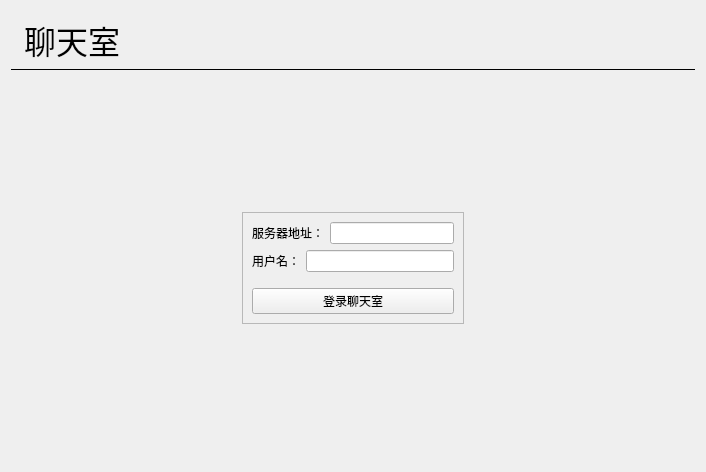
<?xml version="1.0" encoding="UTF-8"?>
<ui version="4.0">
 <class>Form</class>
 <widget class="QWidget" name="Form">
  <property name="geometry">
   <rect>
    <x>0</x>
    <y>0</y>
    <width>706</width>
    <height>472</height>
   </rect>
  </property>
  <property name="windowTitle">
   <string>Form</string>
  </property>
  <property name="styleSheet">
   <string notr="true">#titleLabel{
background: white;
border: none;
border-bottom: 1px solid black;
padding: 5px;
font:24pt&quot;黑体&quot;;
color:rgb(255,255,255);
background-color:(0,170,127,255);
}

#mainFrame {
border: none;
background: white;
}
#loginFrame {
background: qlineargradient(x1:0, y1:0, x2:0, y2: 1, stop:0 #ddf, stop:1 #aaf);
border: 1px sold gray;
padding: 10px;
border-radius: 25px;
}</string>
  </property>
  <layout class="QVBoxLayout" name="verticalLayout">
   <item>
    <widget class="QLabel" name="titleLable">
     <property name="font">
      <font>
       <family>黑体</family>
       <pointsize>24</pointsize>
       <italic>false</italic>
       <bold>false</bold>
      </font>
     </property>
     <property name="styleSheet">
      <string notr="true">border: none;
border-bottom: 1px solid black;
padding: 5px;
font:24pt&quot;黑体&quot;;
background-color:[0,170,127,255];</string>
     </property>
     <property name="text">
      <string>聊天室</string>
     </property>
    </widget>
   </item>
   <item>
    <widget class="QStackedWidget" name="stackedWidget">
     <property name="styleSheet">
      <string notr="true"/>
     </property>
     <property name="currentIndex">
      <number>0</number>
     </property>
     <widget class="QWidget" name="loginPage_4">
      <layout class="QGridLayout" name="gridLayout_7">
       <item row="1" column="0">
        <spacer name="horizontalSpacer_7">
         <property name="orientation">
          <enum>Qt::Orientation::Horizontal</enum>
         </property>
         <property name="sizeHint" stdset="0">
          <size>
           <width>210</width>
           <height>20</height>
          </size>
         </property>
        </spacer>
       </item>
       <item row="0" column="1">
        <spacer name="verticalSpacer_10">
         <property name="orientation">
          <enum>Qt::Orientation::Vertical</enum>
         </property>
         <property name="sizeHint" stdset="0">
          <size>
           <width>20</width>
           <height>141</height>
          </size>
         </property>
        </spacer>
       </item>
       <item row="2" column="1">
        <spacer name="verticalSpacer_11">
         <property name="orientation">
          <enum>Qt::Orientation::Vertical</enum>
         </property>
         <property name="sizeHint" stdset="0">
          <size>
           <width>20</width>
           <height>141</height>
          </size>
         </property>
        </spacer>
       </item>
       <item row="1" column="1">
        <widget class="QFrame" name="loginFrame_4">
         <property name="styleSheet">
          <string notr="true"/>
         </property>
         <property name="frameShape">
          <enum>QFrame::Shape::StyledPanel</enum>
         </property>
         <property name="frameShadow">
          <enum>QFrame::Shadow::Raised</enum>
         </property>
         <layout class="QGridLayout" name="gridLayout_8">
          <item row="3" column="0">
           <widget class="QPushButton" name="loginButton_4">
            <property name="text">
             <string>登录聊天室</string>
            </property>
           </widget>
          </item>
          <item row="0" column="0">
           <layout class="QHBoxLayout" name="horizontalLayout_13">
            <item>
             <widget class="QLabel" name="label_8">
              <property name="text">
               <string>服务器地址：</string>
              </property>
             </widget>
            </item>
            <item>
             <widget class="QLineEdit" name="serverEdit_4"/>
            </item>
           </layout>
          </item>
          <item row="1" column="0">
           <layout class="QHBoxLayout" name="horizontalLayout_14">
            <item>
             <widget class="QLabel" name="label_9">
              <property name="text">
               <string>用户名：</string>
              </property>
             </widget>
            </item>
            <item>
             <widget class="QLineEdit" name="usernameEdit_4"/>
            </item>
           </layout>
          </item>
          <item row="2" column="0">
           <spacer name="verticalSpacer_12">
            <property name="orientation">
             <enum>Qt::Orientation::Vertical</enum>
            </property>
            <property name="sizeType">
             <enum>QSizePolicy::Policy::Fixed</enum>
            </property>
            <property name="sizeHint" stdset="0">
             <size>
              <width>20</width>
              <height>10</height>
             </size>
            </property>
           </spacer>
          </item>
         </layout>
        </widget>
       </item>
       <item row="1" column="2">
        <spacer name="horizontalSpacer_8">
         <property name="orientation">
          <enum>Qt::Orientation::Horizontal</enum>
         </property>
         <property name="sizeHint" stdset="0">
          <size>
           <width>210</width>
           <height>20</height>
          </size>
         </property>
        </spacer>
       </item>
      </layout>
     </widget>
     <widget class="QWidget" name="chatPage_4">
      <layout class="QVBoxLayout" name="verticalLayout_5">
       <item>
        <layout class="QHBoxLayout" name="horizontalLayout_15">
         <item>
          <widget class="QTextEdit" name="textEdit_4"/>
         </item>
         <item>
          <widget class="QListWidget" name="listWidget_4">
           <property name="maximumSize">
            <size>
             <width>120</width>
             <height>16777215</height>
            </size>
           </property>
          </widget>
         </item>
        </layout>
       </item>
       <item>
        <layout class="QHBoxLayout" name="horizontalLayout_16">
         <item>
          <widget class="QLineEdit" name="lineEdit_4">
           <property name="sizePolicy">
            <sizepolicy hsizetype="Fixed" vsizetype="Fixed">
             <horstretch>0</horstretch>
             <verstretch>0</verstretch>
            </sizepolicy>
           </property>
           <property name="minimumSize">
            <size>
             <width>300</width>
             <height>0</height>
            </size>
           </property>
           <property name="maximumSize">
            <size>
             <width>300</width>
             <height>16777215</height>
            </size>
           </property>
          </widget>
         </item>
         <item>
          <widget class="QPushButton" name="sayButton_4">
           <property name="text">
            <string>发送</string>
           </property>
          </widget>
         </item>
         <item>
          <widget class="QPushButton" name="logoutButton_4">
           <property name="text">
            <string>退出</string>
           </property>
          </widget>
         </item>
        </layout>
       </item>
      </layout>
     </widget>
    </widget>
   </item>
  </layout>
 </widget>
 <resources/>
 <connections/>
</ui>
